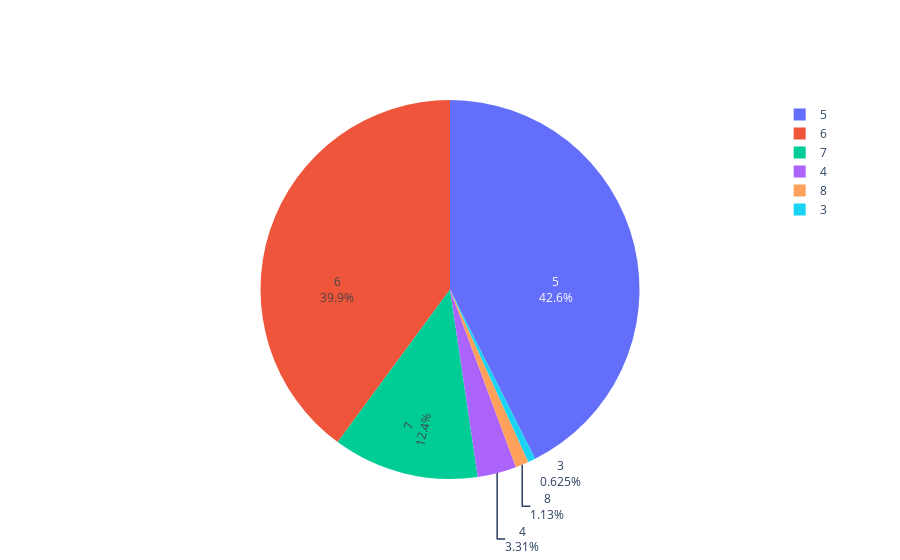

Notebook code for this chart:
### Code cell
#pie chart for quality of wine

fig = go.Figure(data=[go.Pie(labels=quality.index, 
                             values = quality.values, 
                             textinfo = 'label+percent',
                             insidetextorientation='radial'
                            )])
fig.show()

### Figure 1 — Plotly figure (JSON) as saved in the notebook; plotly's stock layout.template omitted (floating-point values rounded to 4 significant figures)
{"data": [{"insidetextorientation": "radial", "labels": [5, 6, 7, 4, 8, 3], "textinfo": "label+percent", "type": "pie", "values": [681, 638, 199, 53, 18, 10]}], "layout": {}}
